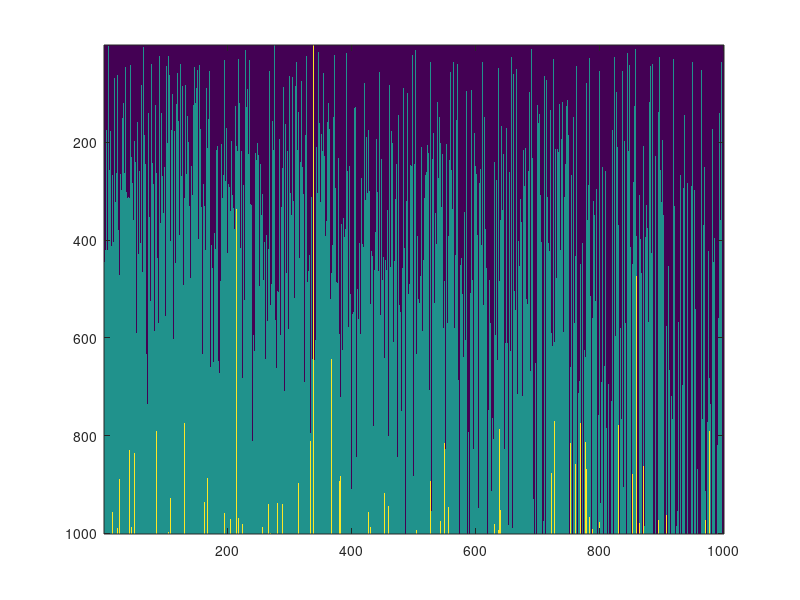

The MATLAB script that drew this image:
clear all;

n = 1000;
p = 0.001;%discover new meme
q = 0.01; %share a meme

N = zeros(n);

start = randi([1 1000],1,2); %generate the person who (bored, share)

N(1,start(1)) = 2;%bored 2
N(1,start(2)) = 1;%share 1

for t = 1:1:1000
    for i = 1:n
        
        if N(t,i) == 2%if bored stay bored forever
            N(t+1, i) = 2;
        end
        
        if N(t,i) == 0 %if rest will discover a new meme
            if rand < p % found a new meme at probability p and be sharer
                N(t+1, i) = 1;
            else 
                N(t+1, i) = 0;
            end
        end
        
        if N(t,i) == 1
            if rand < q
                target = randi([1 1000]);
                if N(t,target) == 2
                    N(t+1, i) = 2;
                else 
                    N(t+1, target) = 1;
                    N(t+1, i) = 1;
                end
            else
                N(t+1,i) = 1;
            end
        end
    end
end

imagesc(N)
           
           
        
        
        

